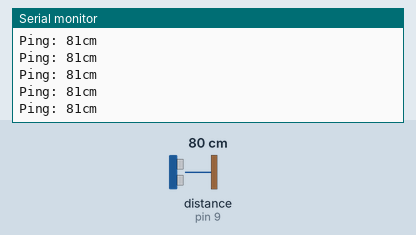
A sketch run on a simulated Arduino Mega 2560, built with avr-gcc and run on an emulated ATmega2560. On the bench: the last lines printed to the serial monitor. The inputs (shaded band) are chosen by the test bench; at power-on: distance to the obstacle (sensor on pin 9) 80 cm. The echo pulse lasts 58.3 µs per cm.

Above: at 1.2 s.
1.3 s: distance to the obstacle (sensor on pin 9) set to 2 cm
At 1.37 s:
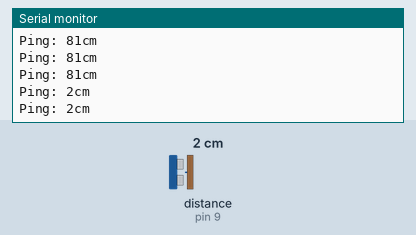
2.8 s: distance to the obstacle (sensor on pin 9) set to 4 cm
At 2.82 s:
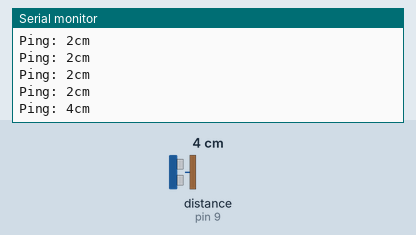
Timing chart, 0 to 5.8 s (numbered marks = the images above; inputs shaded):
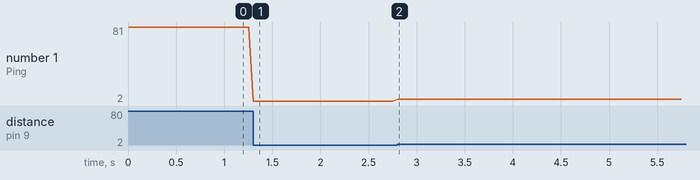

Measured:
- after the input at 1.3 s, the serial monitor: prints a new line at once (image 1)
- after the input at 2.8 s, the serial monitor: prints a new line at once (image 2)
- plotted number 1: 81 → 2 after the input at 1.3 s, 2 → 4 after the input at 2.8 s

The sketch:

NewPingEventTimer.ino
```cpp
// ---------------------------------------------------------------------------
// This example shows how to use NewPing's ping_timer method which uses the Timer2 interrupt to get the
// ping time. The advantage of using this method over the standard ping method is that it permits a more
// event-driven sketch which allows you to appear to do two things at once. An example would be to ping
// an ultrasonic sensor for a possible collision while at the same time navigating. This allows a
// properly developed sketch to multitask. Be aware that because the ping_timer method uses Timer2,
// other features or libraries that also use Timer2 would be effected. For example, the PWM function on
// pins 3 & 11 on Arduino Uno (pins 9 and 11 on Arduino Mega) and the Tone library. Note, only the PWM
// functionality of the pins is lost (as they use Timer2 to do PWM), the pins are still available to use.
// NOTE: For Teensy/Leonardo (ATmega32U4) the library uses Timer4 instead of Timer2.
// ---------------------------------------------------------------------------
#include <NewPing.h>

#define TRIGGER_PIN   8  // Arduino pin tied to trigger pin on ping sensor.
#define ECHO_PIN      9 // Arduino pin tied to echo pin on ping sensor.
#define MAX_DISTANCE 200 // Maximum distance we want to ping for (in centimeters). Maximum sensor distance is rated at 400-500cm.

NewPing sonar(TRIGGER_PIN, ECHO_PIN, MAX_DISTANCE); // NewPing setup of pins and maximum distance.

unsigned int pingSpeed = 50; // How frequently are we going to send out a ping (in milliseconds). 50ms would be 20 times a second.
unsigned long pingTimer;     // Holds the next ping time.

void setup() {
  Serial.begin(115200); // Open serial monitor at 115200 baud to see ping results.
  pingTimer = millis(); // Start now.
}

void loop() {
  // Notice how there's no delays in this sketch to allow you to do other processing in-line while doing distance pings.
  if (millis() >= pingTimer) {   // pingSpeed milliseconds since last ping, do another ping.
    pingTimer += pingSpeed;      // Set the next ping time.
    sonar.ping_timer(echoCheck); // Send out the ping, calls "echoCheck" function every 24uS where you can check the ping status.
  }
  // Do other stuff here, really. Think of it as multi-tasking.
}

void echoCheck() { // Timer2 interrupt calls this function every 24uS where you can check the ping status.
  // Don't do anything here!
  if (sonar.check_timer()) { // This is how you check to see if the ping was received.
    // Here's where you can add code.
    Serial.print("Ping: ");
    Serial.print(sonar.ping_result / US_ROUNDTRIP_CM); // Ping returned, uS result in ping_result, convert to cm with US_ROUNDTRIP_CM.
    Serial.println("cm");
  }
  // Don't do anything here!
}
```
